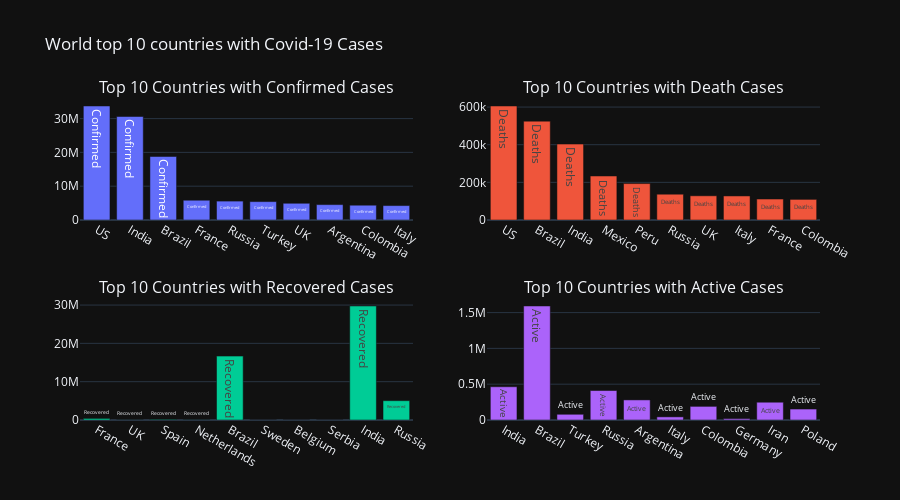

Notebook cell for this chart:
### Markdown cell above
# World top 10 countries with Covid-19 Cases

### Code cell
fig = make_subplots(
    rows=2, cols=2,
    specs=[[{"type": "bar"}, {"type": "bar"}],
           [{"type": "bar"}, {"type": "bar"}]],
    subplot_titles=("Top 10 Countries with Confirmed Cases","Top 10 Countries with Death Cases", "Top 10 Countries with Recovered Cases", "Top 10 Countries with Active Cases")
)

fig.add_trace(go.Bar(name='Confirmed',text='Confirmed', x=Top10_Countries_Confirmed['Country_Region'], y=Top10_Countries_Confirmed['Confirmed']),
              row=1, col=1)


fig.add_trace(go.Bar(name='Deaths',text='Deaths', x=Top10_Countries_death['Country_Region'], y=Top10_Countries_death['Deaths']),
              row=1, col=2)

fig.add_trace(go.Bar(name='Recovered', text='Recovered',x=Top10_Countries_Active['Country_Region'], y=Top10_Countries_Active['Recovered']),
              row=2, col=1)

fig.add_trace(go.Bar(name='Active',text='Active', x=Top10_Countries_Recovered['Country_Region'], y=Top10_Countries_Recovered['Active']),
              row=2, col=2)

fig.update_layout(height=500,title_text="World top 10 countries with Covid-19 Cases", showlegend=False)

#fig.show()
plotly.offline.iplot(fig)

### Figure 1 — Plotly figure (JSON) as saved in the notebook; plotly's stock layout.template omitted (floating-point values rounded to 4 significant figures)
{"data": [{"name": "Confirmed", "text": "Confirmed", "type": "bar", "x": ["US", "India", "Brazil", "France", "Russia", "Turkey", "UK", "Argentina", "Colombia", "Italy"], "xaxis": "x", "y": [33723804, 30619932, 18792511, 5849011, 5591030, 5440368, 4947286, 4552750, 4375861, 4263797], "yaxis": "y"}, {"name": "Deaths", "text": "Deaths", "type": "bar", "x": ["US", "Brazil", "India", "Mexico", "Peru", "Russia", "UK", "Italy", "France", "Colombia"], "xaxis": "x2", "y": [605567, 525112, 403281, 233689, 193389, 137005, 128495, 127680, 111385, 109466], "yaxis": "y2"}, {"name": "Recovered", "text": "Recovered", "type": "bar", "x": ["France", "UK", "Spain", "Netherlands", "Brazil", "Sweden", "Belgium", "Serbia", "India", "Russia"], "xaxis": "x3", "y": [406257, 15777, 150376, 27399, 16675561, 0, 0, 0, 29752294, 5042516], "yaxis": "y3"}, {"name": "Active", "text": "Active", "type": "bar", "x": ["India", "Brazil", "Turkey", "Russia", "Argentina", "Italy", "Colombia", "Germany", "Iran", "Poland"], "xaxis": "x4", "y": [464357, 1591838, 79725, 411509, 280373, 43531, 190382, 19257, 248242, 153043], "yaxis": "y4"}], "layout": {"annotations": [{"font": {"size": 16}, "showarrow": false, "text": "Top 10 Countries with Confirmed Cases", "x": 0.225, "xanchor": "center", "xref": "paper", "y": 1, "yanchor": "bottom", "yref": "paper"}, {"font": {"size": 16}, "showarrow": false, "text": "Top 10 Countries with Death Cases", "x": 0.775, "xanchor": "center", "xref": "paper", "y": 1, "yanchor": "bottom", "yref": "paper"}, {"font": {"size": 16}, "showarrow": false, "text": "Top 10 Countries with Recovered Cases", "x": 0.225, "xanchor": "center", "xref": "paper", "y": 0.375, "yanchor": "bottom", "yref": "paper"}, {"font": {"size": 16}, "showarrow": false, "text": "Top 10 Countries with Active Cases", "x": 0.775, "xanchor": "center", "xref": "paper", "y": 0.375, "yanchor": "bottom", "yref": "paper"}], "height": 500, "showlegend": false, "title": {"text": "World top 10 countries with Covid-19 Cases"}, "xaxis": {"anchor": "y", "domain": [0, 0.45]}, "xaxis2": {"anchor": "y2", "domain": [0.55, 1]}, "xaxis3": {"anchor": "y3", "domain": [0, 0.45]}, "xaxis4": {"anchor": "y4", "domain": [0.55, 1]}, "yaxis": {"anchor": "x", "domain": [0.625, 1]}, "yaxis2": {"anchor": "x2", "domain": [0.625, 1]}, "yaxis3": {"anchor": "x3", "domain": [0, 0.375]}, "yaxis4": {"anchor": "x4", "domain": [0, 0.375]}}}
